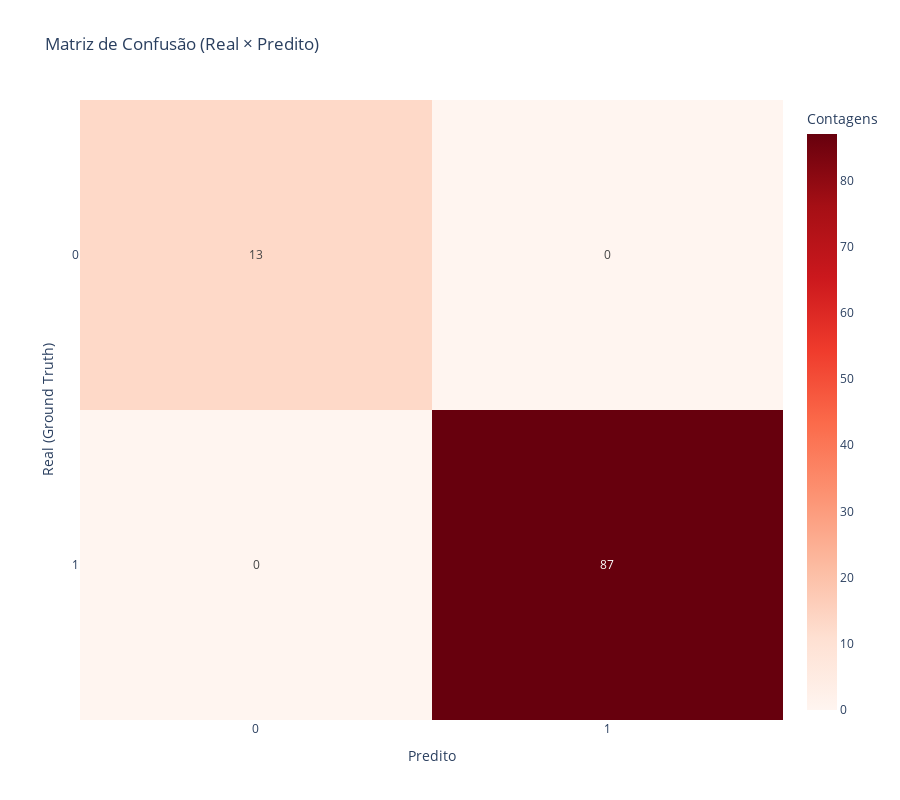

Notebook cell for this chart:
### Markdown cell above
## 8️⃣ Validação com Ground Truth

### Code cell
if ground_truth:
    accuracy, cls_report, cm = analyzer.evaluate_ground_truth(
        df_with_consensus=df_with_consensus
    )

    visualizer.plot_confusion_matrix(
        cm=cm,
        categories=categories
    )
else:
    logger.info("⚠️ Ground truth não disponível – pulando validação")

### Figure 1 — Plotly figure (JSON) as saved in the notebook; plotly's stock layout.template omitted (floating-point values rounded to 4 significant figures)
{"data": [{"colorbar": {"title": {"text": "Contagens"}}, "colorscale": [[0, "rgb(255,245,240)"], [0.125, "rgb(254,224,210)"], [0.25, "rgb(252,187,161)"], [0.375, "rgb(252,146,114)"], [0.5, "rgb(251,106,74)"], [0.625, "rgb(239,59,44)"], [0.75, "rgb(203,24,29)"], [0.875, "rgb(165,15,21)"], [1, "rgb(103,0,13)"]], "text": [[0, 87], [13, 0]], "texttemplate": "%{text}", "type": "heatmap", "x": [0, 1], "y": [1, 0], "z": [[0, 87], [13, 0]]}], "layout": {"height": 800, "title": {"text": "Matriz de Confusão (Real × Predito)"}, "width": 900, "xaxis": {"tickmode": "array", "ticktext": [0, 1], "tickvals": [0, 1], "title": {"text": "Predito"}, "type": "category"}, "yaxis": {"tickmode": "array", "ticktext": [1, 0], "tickvals": [1, 0], "title": {"text": "Real (Ground Truth)"}, "type": "category"}}}
